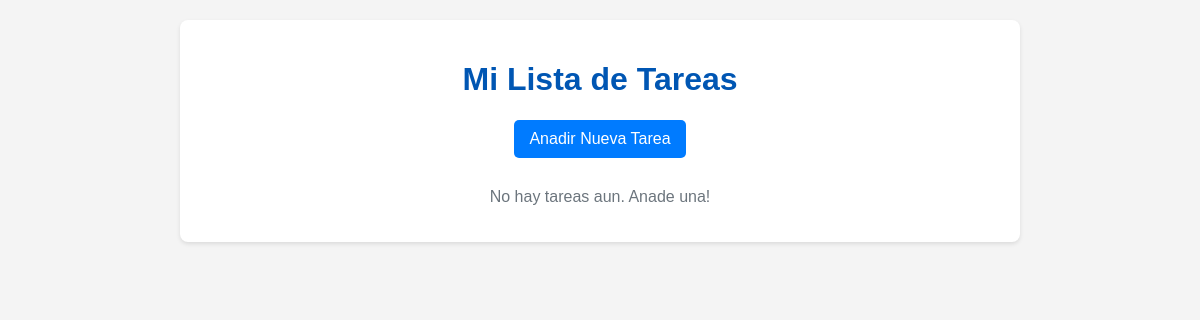
Before: / with the older database file.
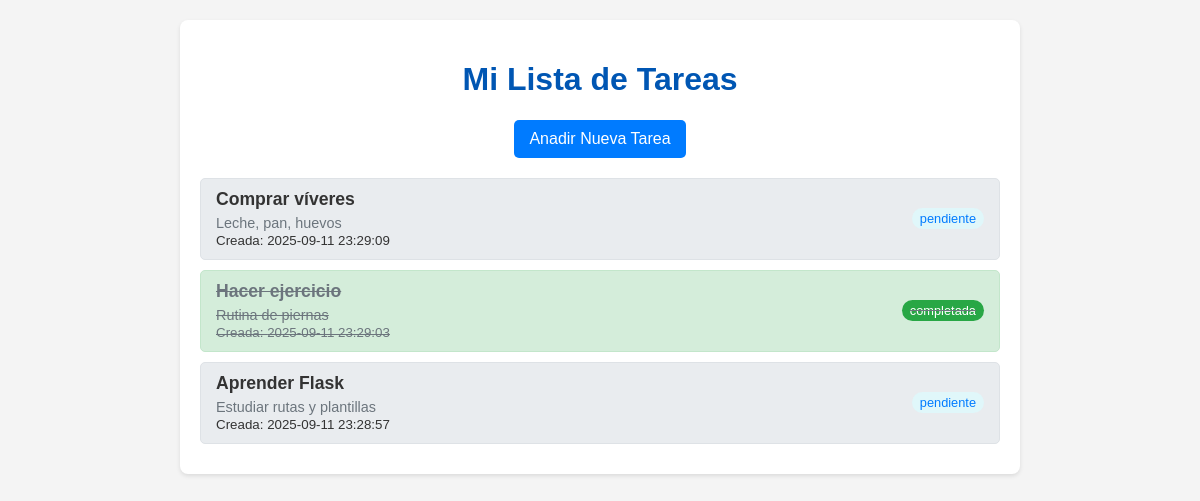
After: the same page with the newer database file.
### tables this page shows
CREATE TABLE tasks (
            id INTEGER PRIMARY KEY AUTOINCREMENT,
            title TEXT NOT NULL,
            description TEXT,
            status TEXT NOT NULL DEFAULT 'pendiente', -- 'pendiente', 'completada'
            created_at TIMESTAMP DEFAULT CURRENT_TIMESTAMP
        );

### app.py (the view)
@app.route("/")
def home():
    conn = get_db_connection()
    tasks = conn.execute("SELECT * FROM tasks ORDER BY created_at DESC").fetchall()
    conn.close()
    return render_template("index.html", tasks=tasks)

### database.py (called while the page is built)
def get_db_connection():
    conn = sqlite3.connect(DATABASE)
    conn.row_factory = sqlite3.Row
    return conn

### templates/index.html (shortened to what this page needs)
<!DOCTYPE html>
<html lang="es">
<head>
</head>
<body>
    <div class="container">
        <h1>Mi Lista de Tareas</h1>
        <a href="#" class="add-task-link">Anadir Nueva Tarea</a>
        <div class="task-list">
            {% if tasks %}
                {% for task in tasks %}
                    <div class="task-item {% if task.status == 'completada' %}completed{% endif %}">
                        <div>
                            <div class="task-title">{{ task.title }}</div>
                            {% if task.description %}
                                <div class="task-description">{{ task.description }}</div>
                            {% endif %}
                            <small>Creada: {{ task.created_at }}</small>
                        </div>
                        <span class="task-status">{{ task.status }}</span>
                    </div>
                {% endfor %}
            {% else %}
            <p class="no-tasks">No hay tareas aun. Anade una!</p>
            {% endif %}
        </div>
    </div>
</body>
</html>

### templates/index.html (style rules this page uses)
body { font-family: Arial, sans-serif; margin: 20px; background-color: #f4f4f4; color: #333; }
h1 { color: #0056b3; }
.container { background-color: #fff; padding: 20px; border-radius: 8px; box-shadow: 0 2px 4px rgba(0, 0, 0, 0.1); max-width: 800px; margin: 0 auto; }
h1 { color: #0056b3; text-align: center; }
.task-list { margin-top: 20px; }
.task-item { background-color: #e9ecef; border: 1px solid #dee2e6; padding: 10px 15px; margin-bottom: 10px; border-radius: 5px; display: flex; justify-content: space-between; align-items: center; }
.task-item.completed { background-color: #d4edda; border-color: #c3e6cb; text-decoration: line-through; color: #6c757d; }
.task-title { font-weight: bold; font-size: 1.1em; }
.task-description { font-size: 0.9em; color: #6c757d; margin-top: 5px; }
.task-status { font-size: 0.8em; color: #007bff; background-color: #e0f7fa; padding: 3px 8px; border-radius: 12px; }
.task-item.completed .task-status { background-color: #28a745; color: white; }
.add-task-link { display: block; text-align: center; margin-top: 20px; padding: 10px 15px; background-color: #007bff; color: white; text-decoration: none; border-radius: 5px; width: fit-content; margin-left: auto; margin-right: auto; }

Changed rows visible on the page:
added tasks: title "Comprar víveres", description "Leche, pan, huevos", created_at "2025-09-11 23:29:09", status "pendiente"
added tasks: title "Hacer ejercicio", description "Rutina de piernas", created_at "2025-09-11 23:29:03", status "completada"
added tasks: title "Aprender Flask", description "Estudiar rutas y plantillas", created_at "2025-09-11 23:28:57", status "pendiente"
Other visible differences:
text no longer shown: "No hay tareas aun. Anade una!"
